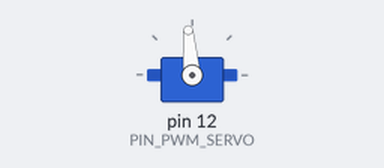
A sketch run on a simulated Arduino Uno, built with avr-gcc and run on an emulated ATmega328P. On the bench: servo. Wiring (inferred from the names in the program): servo: signal pin 12. Servo pulses on a pin are drawn as a servo (544–2400 µs = 0–180°).

Above: at 0.05 s.
At 0.65 s:
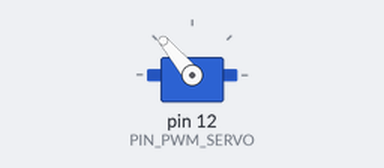
At 1.1 s:
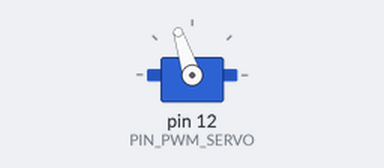
At 2.5 s:
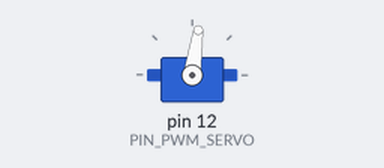
Timing chart, 0 to 6.1 s (numbered marks = the images above):
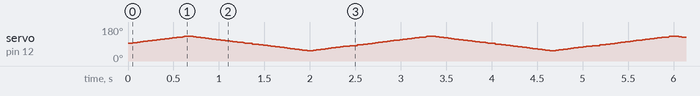

The sketch:

1-1_DirectControl.ino
```cpp
// (licence header left out)
#define PIN_PWM_SERVO 12    // PWM output pin
#define PWM_PERIOD 16666    // PWM period in microsecs (60 Hz)
#define PWM_MIN 1100        // Min. pwm pulse in microsecs
#define PWM_MAX 1900        // Max. pwm pulse in microsecs

int pwmServo = 1500;        // Neutral servo position: 1.5 ms
int pwmServoDelta = 10;     // Increment/decrement of pwm pulse in µs

void setup() {
  pinMode(PIN_PWM_SERVO, OUTPUT);
}

void loop() {
  // Turn steering left or right
  pwmServo += pwmServoDelta;
  if ((pwmServo >= PWM_MAX) || (pwmServo <= PWM_MIN))
    pwmServoDelta = -pwmServoDelta;

  // Set PWM pulse to output pin
  digitalWrite(PIN_PWM_SERVO, HIGH);
  delayMicroseconds(pwmServo);
  digitalWrite(PIN_PWM_SERVO, LOW);
  delayMicroseconds(PWM_PERIOD - pwmServo);
}
```
